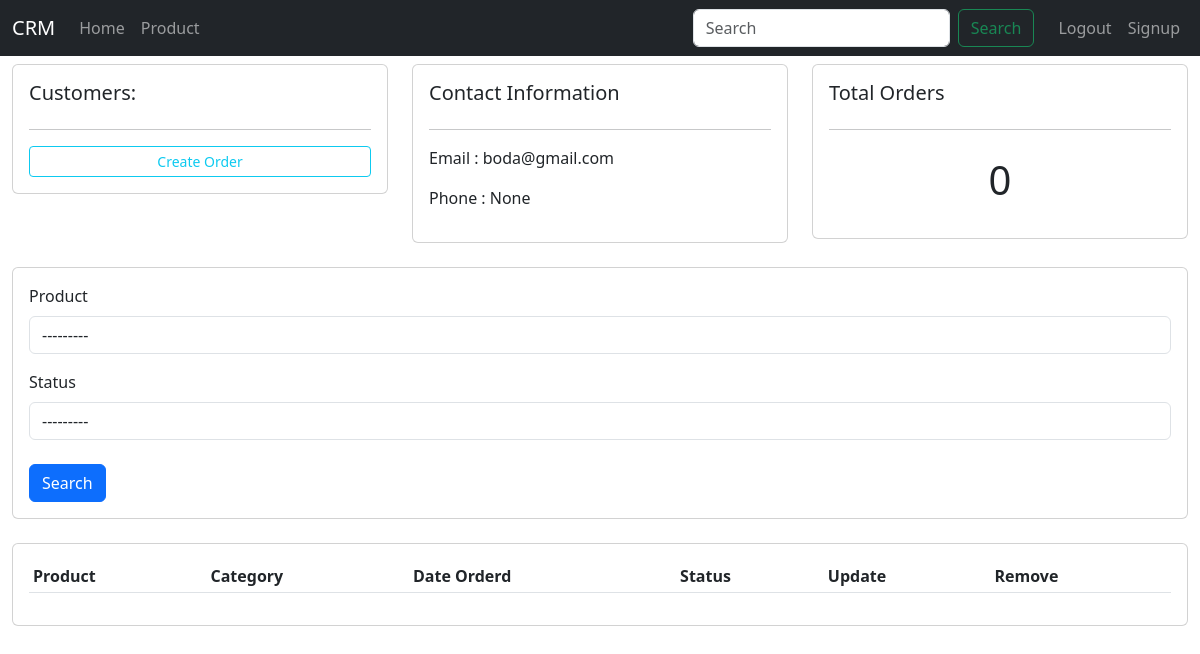
The page /boda/ (signed in) on the database as committed earlier.
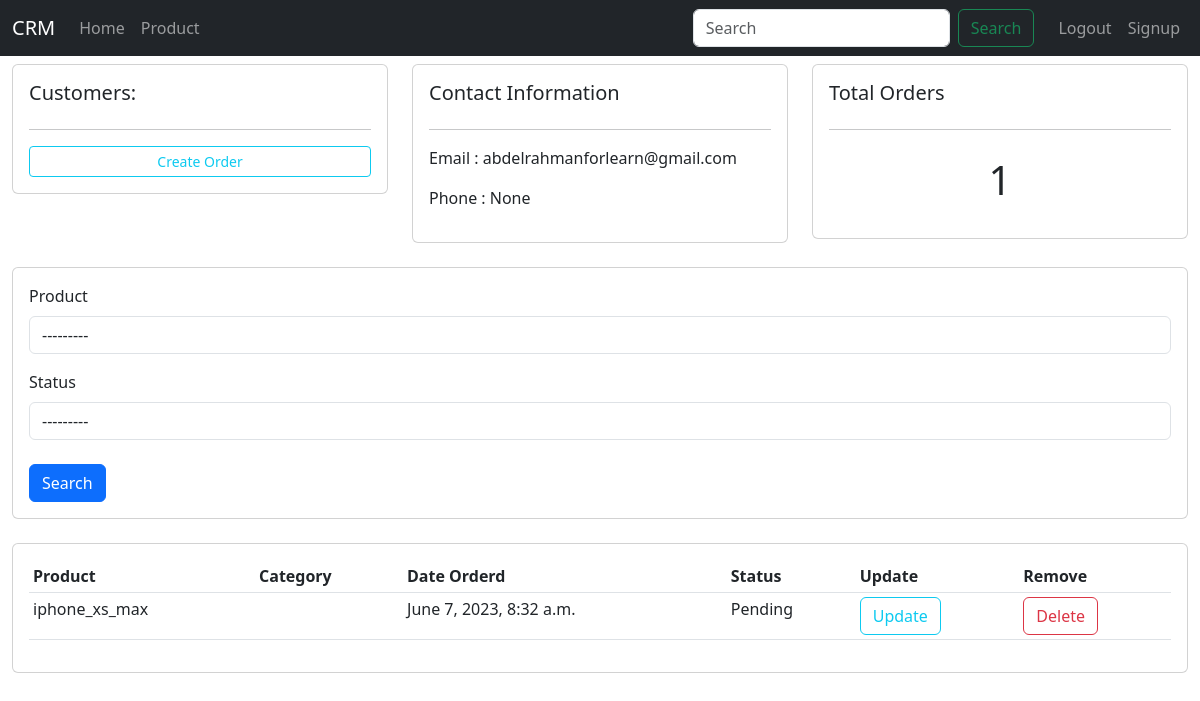
The same page on the database as committed later.
### home/models.py (models this page shows, shortened)
class Customer(models.Model):
    user = models.OneToOneField(User, on_delete=models.CASCADE)
    phone = models.CharField(max_length=15, blank=True, null=True)
    age = models.CharField(max_length = 2, blank=True, null=True)
    img = models.ImageField(upload_to='Customer_Photo', default='2.png')
    slug = models.SlugField(blank=True, null=True)

class Order(models.Model):
    STATUS = (
        ('Pending', 'Pending'),
        ('Delivered', 'Delivered'),
        ('Out Of Order', 'Out Of Order'),
    )
    customer = models.ForeignKey(Customer, on_delete=models.CASCADE)
    product = models.ForeignKey(Product, on_delete=models.CASCADE)
    status = models.CharField(max_length=50, choices=STATUS)
    date = models.DateTimeField(auto_now_add=True, null=True)

class Product(models.Model):
    name = models.CharField(max_length = 150)
    price = models.DecimalField(max_digits=10, decimal_places=2)
    def __str__(self):
        return self.name

### accounts/decorators.py (the view)
    def wrapper_func(request, *args, **kwargs):
        group = None
        if request.user.groups.exists():
            group = request.user.groups.all()[0].name
        if 'customer' in group:
            return redirect('profile')
        if 'admin' in group:
            return view_func(request, *args, **kwargs)

### home/views.py (called while the page is built)
@login_required(login_url='login')
@admin_only
def customer(request, slug):
    customer = Customer.objects.get(slug=slug)
    order = customer.order_set.all()
    total_orders = order.count()
    filter = OrderFilter(request.GET, queryset=order)
    order = filter.qs
    context = {
        'customer':customer,
        'orders':order,
        'filter':filter,
        'total_orders':total_orders,
    }
    return render(request, 'home/customer.html', context)

### templates/home/customer.html (shortened to what this page needs)
{% extends 'main.html' %}
{% load i18n %}
{% load bootstrap4 %}
{% block content %}
<div class="row">
    <div class="col-md">
        <div class="card card-body ">
            <h5>Customers:</h5>
            <hr>
            <a href="{% url 'create' customer.id %}" class="btn btn-outline-info btn-sm btn-block">Create Order</a>
        </div>
    </div>
    <div class="col-md">
        <div class="card card-body">
            <h5>Contact Information</h5>
            <hr>
            <p>Email : {{customer.user.email}}</p>
            <p>Phone : {{customer.phone}}</p>
        </div>
    </div>
    <div class="col-md">
        <div class="card card-body">
            <h5>Total Orders</h5>
            <hr>
            <h1 style="text-align:center; padding:10px">{{total_orders}}</h1>
        </div>
    </div>
</div>
<br>
<div class="row">
    <div class="col">
        <div class="card card-body ">
            <form method='GET'>
                {% bootstrap_form filter.form %}
                <button class='btn btn-primary mt-2' type="submit">Search</button>
            </form>
        </div>
    </div>
</div>
<br>
<div class="row">
    <div class="col-md">
        <div class="card card-body">
            <table class="table table-sm">
                <tr>
                    <th>Product</th>
                    <th>Category</th>
                    <th>Date Orderd</th>
                    <th>Status</th>
                    <th>Update</th>
                    <th>Remove</th>
                </tr>
                {% for order in orders %}
                <tr>
                    <td>{{order.product}}</td>
                    <td>{{order.product.category}}</td>
                    <td>{{order.date}}</td>
                    <td>{{order.status}}</td>
                    <td><a class="btn btn-outline-info" href="{% url 'update' order.id %}">Update</a></td>
                    <td><a class="btn btn-outline-danger" href="{% url 'delete' order.id %}">Delete</a></td>
                </tr>
                {% endfor %}
            </table>
        </div>
    </div>
</div>
{% endblock  %}

Rows that differ between the two databases and show on the page:
changed Customer "None": user.email "boda@gmail.com" → "abdelrahmanforlearn@gmail.com"
added Order: product "iphone_xs_max", date "June 7, 2023, 8:32 a.m.", status "Pending"
Other text that changed with them:
{{ total_orders }}: "0" → "1"
